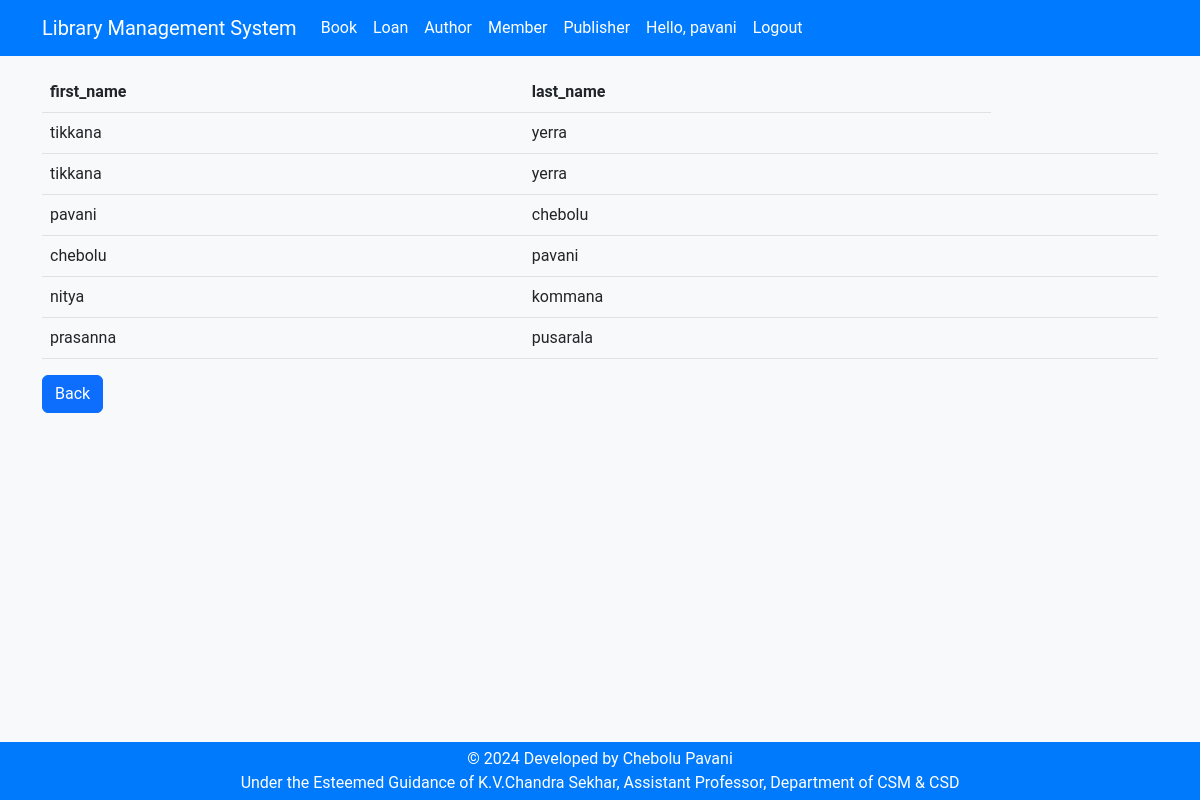
Page /authors/ (signed in) on the committed database.
### authors/models.py (models this page shows, shortened)
class Author(models.Model):
    first_name = models.CharField(max_length=50)
    last_name = models.CharField(max_length=50)

### librarymanagementsystem/views.py (the view)
# urls.py: path('authors/', authors, name='authors'),
@login_required
def authors(request):
    authors = Author.objects.all()
    return render(request, "authors.html" ,{'authors': authors})

### templates/authors.html (shortened to what this page needs)
{% load static %}
<!DOCTYPE html>
<html lang="en">
<head>
  <link href="{% static 'css/bootstrap.min.css' %}" rel="stylesheet">
  <link href="{% static 'css/styles.css' %}" rel="stylesheet">
</head>
<body>
  {% include 'header.html' %}
  <div class="container">
    <h1 class="text-center mb-4">List of All Authors Information</h1>
    <div class="row">
      <div class="col-md-12">
        <table class="table table-hover">
          <thead>
            <tr>
              <th scope="col">first_name</th>
              <th scope="col">last_name</th>
            </tr>
          </thead>
          <tbody>
            {% block content %}
            {% for a in authors %}
            <tr>
              <td>{{a.first_name}}</td>
              <td>{{a.last_name}}</td>
              <td></td>
              <td></td>
            </tr>
            {% endfor %}
            {% endblock %}
          </tbody>
        </table>
      <button onclick="location.href='/'" class="btn btn-primary">Back</button>
      </div>
    </div>
  </div>
  {% include 'footer.html' %}
</body>
</html>

### templates/header.html (shortened to what this page needs)
<header>
  <div class="header">
    <nav class="navbar navbar-expand-lg fixed-top myNav">
      <div class="container">
        <a class="navbar-brand ms-auto" href="/">Library Management System</a>
        <div class="collapse navbar-collapse" id="navbarNav">
          <ul class="navbar-nav">
            <li class="nav-item">
              <a class="nav-link" href="/books/">Book</a>
            </li>
            <li class="nav-item">
              <a class="nav-link" href="/loans/">Loan</a>
            </li>
            <li class="nav-item">
              <a class="nav-link" href="/authors/">Author</a>
            </li>
            <li class="nav-item">
              <a class="nav-link" href="/members/">Member</a>
            </li>
            <li class="nav-item">
              <a class="nav-link" href="/publishers/">Publisher</a>
            </li>
            {% if user.is_authenticated %}
              <li class="nav-item"><a class="nav-link" href="#">Hello, {{ user.username}} </a></li>
              <li class="nav-item">
                <a class="nav-link" href="/accounts/logout">Logout</a>
              </li>
            {% endif %}
          </ul>
        </div>
      </div>
    </nav>
  </div>
</header>

### static/css/styles.css (style rules this page uses)
body { background-color: #f8f9fa; font-family: 'Roboto', sans-serif; }
.myNav { background-color: #007bff; }
.myNav a { color: #fff; }
.header { display: block; }

### rows in the picture
Author: first_name "tikkana", last_name "yerra"
Author: first_name "tikkana", last_name "yerra"
Author: first_name "pavani", last_name "chebolu"
Author: first_name "chebolu", last_name "pavani"
Author: first_name "nitya", last_name "kommana"
Author: first_name "prasanna", last_name "pusarala"

### other values in the picture
{{ user.username }} "pavani"
